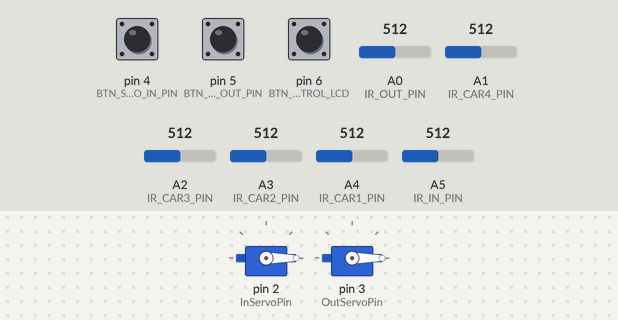
Bench run of a sketch on a simulated Arduino Uno, built with avr-gcc and run on an emulated ATmega328P. Shown: 2 × servo. Inputs (shaded band) come from the test bench; at power-on: pin 4 (BTN_SERVO_IN_PIN) HIGH, pin 5 (BTN_SERVO_OUT_PIN) HIGH, pin 6 (BTN_CONTROL_LCD) HIGH, A0 (IR_OUT_PIN) = 512, A1 (IR_CAR4_PIN) = 512, A2 (IR_CAR3_PIN) = 512, A3 (IR_CAR2_PIN) = 512, A4 (IR_CAR1_PIN) = 512, A5 (IR_IN_PIN) = 512.

Above: at 1.2 s.
1.3 s: pin 4 (BTN_SERVO_IN_PIN) pulled LOW for 0.15 s
At 1.43 s:
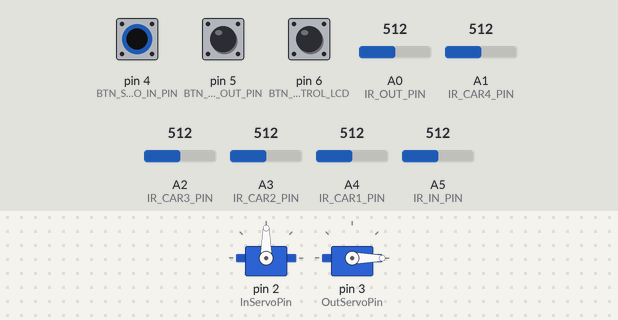
3.0 s: pin 5 (BTN_SERVO_OUT_PIN) pulled LOW for 0.15 s
At 3.14 s:
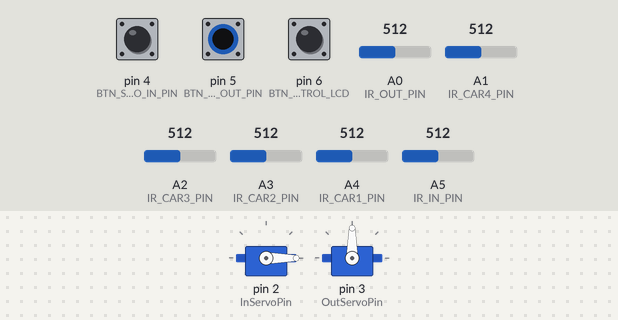
4.7 s: pin 5 (BTN_SERVO_OUT_PIN) pulled LOW for 3.2 s
At 9.0 s:
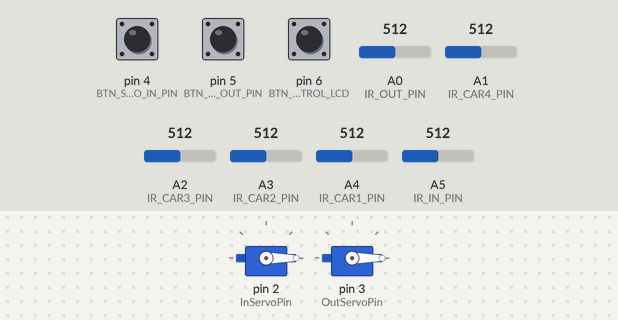
9.4 s: pin 4 (BTN_SERVO_IN_PIN) pulled LOW for 3.2 s
At 10.6 s:
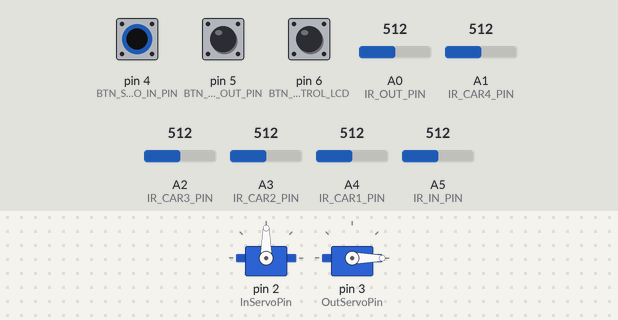
14.1 s: pin 4 (BTN_SERVO_IN_PIN) driven LOW and pin 5 (BTN_SERVO_OUT_PIN) driven LOW
At 15.3 s:
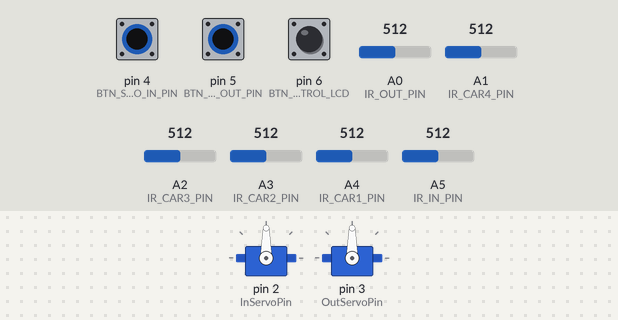
Timing chart, 0 to 16.6 s (numbered marks = the images above; inputs shaded):
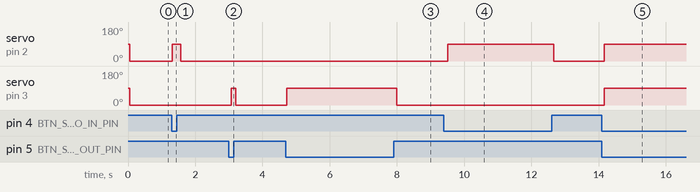

Measured:
- after the input at 1.3 s, servo on pin 2 (InServoPin): 0° → 90° at once, → 0° 0.25 s later
- after the input at 3.0 s, servo on pin 3 (OutServoPin): 0° → 90° after 0.08 s, → 0° 0.13 s later
- after the input at 4.7 s, servo on pin 3 (OutServoPin): 0° → 90° at once, → 0° 3.3 s later
- after the input at 9.4 s, servo on pin 2 (InServoPin): 0° → 90° after 0.11 s, → 0° 3.2 s later
- after the input at 14.1 s, servo on pin 2 (InServoPin), servo on pin 3 (OutServoPin): 0° → 90° after 0.07 s

The sketch:

arduino.ino
```cpp
#include <Arduino.h>
#include <SoftwareSerial.h>
#include <Servo.h>
#include <SPI.h>
#include <MFRC522.h>

// Pin Definitions
#define RX 7
#define TX 8
#define InServoPin 2
#define OutServoPin 3
#define BTN_SERVO_IN_PIN 4
#define BTN_SERVO_OUT_PIN 5
#define BTN_CONTROL_LCD 6
#define IR_IN_PIN A5
#define IR_CAR1_PIN A4
#define IR_CAR2_PIN A3
#define IR_CAR3_PIN A2
#define IR_CAR4_PIN A1
#define IR_OUT_PIN A0
#define SS_PIN 10
#define RST_PIN 9

// Threshold
const int threshold = 512;

// Create instances
SoftwareSerial espSerial(RX, TX);
Servo inServo, outServo;
MFRC522 mfrc522(SS_PIN, RST_PIN);

// Variables
bool S1 = false, S2 = false, S3 = false, S4 = false;
bool isOpenInGate = false, isOpenOutGate = false;
bool lastInOpen = false, lastOutOpen = false;
int infoMode = 0;
String lastScanUidIn = "", lastScanUidOut = "";

void setup() {
  // Initialize Serial Communication
  Serial.begin(115200);
  espSerial.begin(115200);

  // Initialize RFID
  SPI.begin();
  mfrc522.PCD_Init();

  // Initialize Pins
  pinMode(BTN_SERVO_IN_PIN, INPUT_PULLUP);
  pinMode(BTN_SERVO_OUT_PIN, INPUT_PULLUP);
  pinMode(IR_IN_PIN, INPUT);
  pinMode(IR_CAR1_PIN, INPUT);
  pinMode(IR_CAR2_PIN, INPUT);
  pinMode(IR_CAR3_PIN, INPUT);
  pinMode(IR_CAR4_PIN, INPUT);
  pinMode(IR_OUT_PIN, INPUT);
  pinMode(BTN_CONTROL_LCD, INPUT_PULLUP);

  // Attach servos to pins
  inServo.attach(InServoPin);
  outServo.attach(OutServoPin);

  // Send initialization status to ESP8266
  espSerial.println("#040000");
}

void loop() {
  handleReceiveData();
  handleChangeInfoMode();
  handleServo();
  readSensors();
  readCard();
}

// Read RFID card and handle
void readCard() {
  if (mfrc522.PICC_IsNewCardPresent() && mfrc522.PICC_ReadCardSerial()) {
    String cardUID = getCardUID();

    if (analogRead(IR_IN_PIN) < threshold) {
      if (cardUID != lastScanUidIn) {
        espSerial.println("#05" + cardUID);
        lastScanUidIn = cardUID;
      }
    } else if (analogRead(IR_OUT_PIN) < threshold) {
      if (cardUID != lastScanUidOut) {
        espSerial.println("#06" + cardUID);
        lastScanUidOut = cardUID;
      }
    }
  }
}

String getCardUID() {
  String id = "";
  for (byte i = 0; i < mfrc522.uid.size; i++) {
    id += String(mfrc522.uid.uidByte[i], HEX);
  }
  return id;
}

// Handle changing info mode
void handleChangeInfoMode() {
  if (digitalRead(BTN_CONTROL_LCD) == LOW) {
    delay(25);
    infoMode = (infoMode + 1) % 4;
    espSerial.println("#0" + String(infoMode));

    // Wait until the button is released
    while (digitalRead(BTN_CONTROL_LCD) == LOW) {
      delay(25);
    }
  }
}

// Read sensors and send data to ESP8266 if there are changes
void readSensors() {
  delay(100);

  bool tempS1 = analogRead(IR_CAR1_PIN) < threshold;
  bool tempS2 = analogRead(IR_CAR2_PIN) < threshold;
  bool tempS3 = analogRead(IR_CAR3_PIN) < threshold;
  bool tempS4 = analogRead(IR_CAR4_PIN) < threshold;

  if (tempS1 != S1 || tempS2 != S2 || tempS3 != S3 || tempS4 != S4) {
    espSerial.println(String("#04") + tempS1 + tempS2 + tempS3 + tempS4);

    S1 = tempS1;
    S2 = tempS2;
    S3 = tempS3;
    S4 = tempS4;
  }
}

// Handle servo movements and gate logic
void handleServo() {
  handleServoMovement(BTN_SERVO_IN_PIN, inServo, lastInOpen, "#07", "#08");
  handleServoMovement(BTN_SERVO_OUT_PIN, outServo, lastOutOpen, "#09", "#10");
  handleAutoGate(IR_IN_PIN, inServo, isOpenInGate, "#07", "#08");
  handleAutoGate(IR_OUT_PIN, outServo, isOpenOutGate, "#09", "#10");
}

void handleServoMovement(int buttonPin, Servo &servo, bool &lastOpenState, const String &openCmd, const String &closeCmd) {
  if (digitalRead(buttonPin) == LOW) {
    servo.write(90);  // Open servo
    if (!lastOpenState) espSerial.println(openCmd);
    lastOpenState = true;
  } else {
    servo.write(0);  // Close servo
    if (lastOpenState) espSerial.println(closeCmd);
    lastOpenState = false;
  }
}

void handleAutoGate(int irPin, Servo &servo, bool &isGateOpen, const String &openCmd, const String &closeCmd) {
  if (analogRead(irPin) < threshold && isGateOpen) {
    servo.write(90);
    espSerial.println(openCmd);
    isGateOpen = false;

    while (analogRead(irPin) < threshold) {
      delay(25);
    }

    delay(2000);
    servo.write(0);
    espSerial.println(closeCmd);
  }
}

// Handle received data from ESP8266
void handleReceiveData() {
  if (espSerial.available() > 0) {
    String receivedData = espSerial.readStringUntil('\n');

    if (receivedData.startsWith("#00")) {
      isOpenInGate = true;
      lastScanUidIn = "";
    } else if (receivedData.startsWith("#01")) {
      isOpenOutGate = true;
      lastScanUidOut = "";
    } else if (receivedData.startsWith("#02")) {
      lastScanUidIn = "";
    } else if (receivedData.startsWith("#03")) {
      lastScanUidOut = "";
    }
    // else if (receivedData.startsWith("#04")) {
    //   inServo.write(90);
    //   outServo.write(90);
    //   delay(5000);
    //   inServo.write(0);
    //   outServo.write(0);
    // }
  }
}
```
